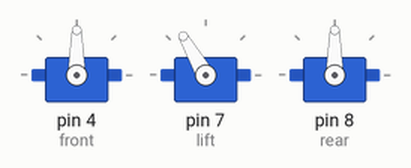
Simulated run of this sketch. Board: Arduino Uno, built with avr-gcc and run on an emulated ATmega328P. On the bench: 3 × servo.

Above: at 2.05 s.
At 2.3 s:
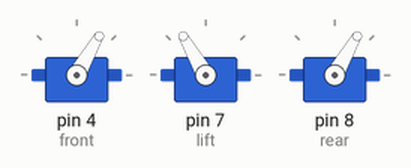
At 2.6 s:
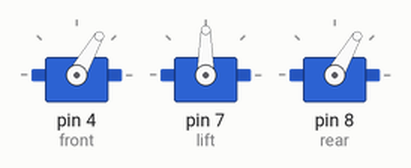
At 2.75 s:
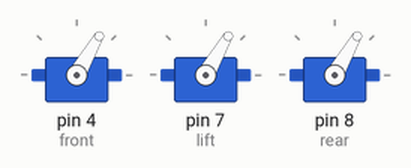
At 2.9 s:
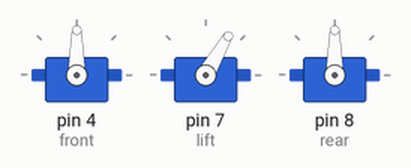
At 3.2 s:
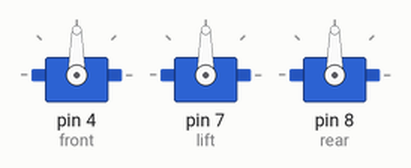
Timing chart, 0 to 5.0 s (numbered marks = the images above):
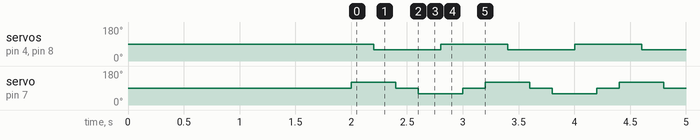

The sketch:

Hexapod_front_motion_Arduino_code.ino
```cpp
#include<Servo.h>
#include<SoftwareSerial.h>

Servo lift ;
Servo rear;
Servo front;


void setup() {
  // put your setup code here, to run once:

  front.attach(4);
  lift.attach(7);
  rear.attach(8);


  lift.write(90);
  rear.write(90);
  front.write(90);
  delay(2000);
}

void loop() {
  // put your main code here, to run repeatedly:
  //step 1 :
  lift.write(120);
  delay(200);

  //step 2 :
  front.write(60);
  rear.write(60);
  delay(200);

  //step 3 :
  lift.write(90);
  delay(200);

  //step 4 :
  lift.write(60);
  delay(200);

  //step 5 :
  front.write(90);
  rear.write(90);
  delay(200);

  //step 6 :
  lift.write(90);
  delay(200);

}
```

Measured:
- by itself, servo on pin 4 (front), servo on pin 8 (rear): alternates 90° for 0.60 s and 60° for 0.60 s
- by itself, servo on pin 7 (lift): repeats every 1.2 s: 90° 0.20 s, 60° 0.40 s, 90° 0.20 s, 120° 0.40 s
